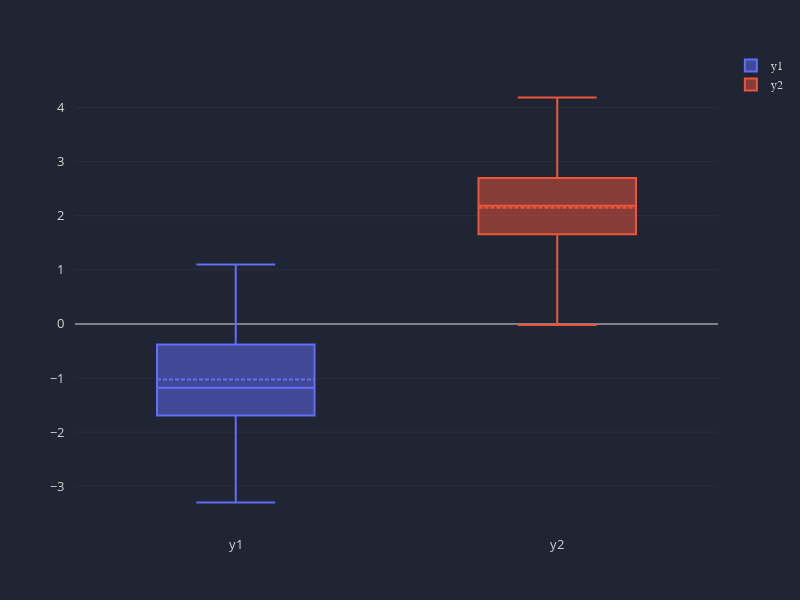

The cell this chart's notebook holds for it:
### Markdown cell above
## Box plot

### Code cell
import numpy as np
np.random.seed(1)

arr1 = np.random.randn(50) - 1
ser1 = pd.Series(arr1, name='y1')

arr2 = np.random.randn(50) + 2
ser2 = pd.Series(arr2, name='y2')

layout = chart.layout()
chart.box(y=[ser1, ser2], layout=layout)

### Figure 1 — Plotly figure (JSON) as saved in the notebook; plotly's stock layout.template omitted (floating-point values rounded to 4 significant figures)
{"data": [{"boxmean": true, "boxpoints": false, "jitter": 0.3, "name": "y1", "pointpos": -1.5, "type": "box", "y": [0.6243, -1.612, -1.528, -2.073, -0.1346, -3.302, 0.7448, -1.761, -0.681, -1.249, 0.4621, -3.06, -1.322, -1.384, 0.1338, -2.1, -1.172, -1.878, -0.9578, -0.4172, -2.101, 0.1447, -0.09841, -0.4975, -0.09914, -1.684, -1.123, -1.936, -1.268, -0.4696, -1.692, -1.397, -1.687, -1.845, -1.671, -1.013, -2.117, -0.7656, 0.6598, -0.258, -1.192, -1.888, -1.747, 0.6925, -0.9492, -1.637, -0.8091, 1.1, -0.8798, -0.3828]}, {"boxmean": true, "boxpoints": false, "jitter": 0.3, "name": "y2", "pointpos": -1.5, "type": "box", "y": [2.3, 1.648, 0.8575, 1.651, 1.791, 2.587, 2.839, 2.931, 2.286, 2.885, 1.246, 3.253, 2.513, 1.702, 2.489, 1.924, 3.132, 3.52, 4.186, 0.6035, 0.5559, 1.496, 2.16, 2.876, 2.316, -0.0222, 1.694, 2.828, 2.23, 2.762, 1.778, 1.799, 2.187, 2.41, 2.198, 2.119, 1.329, 2.378, 2.122, 3.129, 3.199, 2.185, 1.625, 1.361, 2.423, 2.077, 1.656, 2.044, 1.38, 2.698]}], "layout": {"autosize": false, "height": 600, "legend": {"bordercolor": "#202534", "borderwidth": 0, "font": {"color": "lightgrey", "family": "sans-serif", "size": 12}, "orientation": "v", "traceorder": "normal", "x": 1.02, "xanchor": "left", "y": 1, "yanchor": "middle"}, "margin": {"b": 75, "l": 75, "pad": 10, "r": 50, "t": 75}, "paper_bgcolor": "#202534", "plot_bgcolor": "#202534", "title": {"font": {"color": "lightgrey", "family": "sans-serif", "size": 24}, "text": "", "x": 0.5}, "width": 800, "xaxis": {"autorange": true, "color": "lightgrey", "dtick": 1, "gridcolor": "#343846", "gridwidth": 0.5, "showgrid": false, "showline": false, "showticklabels": true, "tickfont": {"color": "lightgrey", "size": 13}, "tickformat": "", "tickmode": "auto", "title": {"font": {"color": "lightgrey", "family": "sans-serif", "size": 18}, "text": ""}, "type": "-", "zeroline": false, "zerolinecolor": "grey"}, "yaxis": {"autorange": true, "color": "lightgrey", "dtick": 1, "gridcolor": "#343846", "gridwidth": 0.5, "showgrid": true, "showline": false, "showticklabels": true, "tickfont": {"color": "lightgrey", "size": 13}, "tickformat": "", "tickmode": "auto", "ticks": "", "title": {"font": {"color": "lightgrey", "family": "sans-serif", "size": 18}, "text": ""}, "type": "-", "zeroline": true, "zerolinecolor": "grey"}}}
